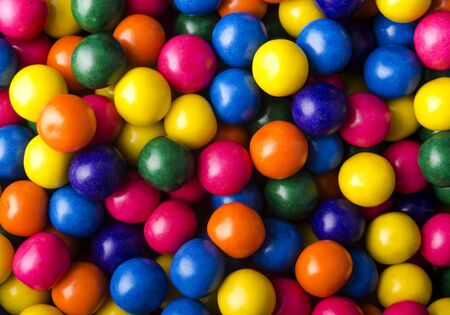
#> input picture bubblegum.jpg, 450 x 315 px
$ python actividad_8.py
#> lines starting #> are read from the running program, lines starting #| are printed output that depends on the picture
# -*- coding: utf-8 -*-
"""Actividad_8.ipynb

Automatically generated by Colaboratory.

Original file is located at
    https://colab.research.google.com/drive/1Fe4L2mc8Asn6MGAKa23xyuL3ZmOrh-Qb
"""

import numpy as np
import matplotlib.pyplot as plt
import matplotlib.image as mpimg
from sklearn.cluster import KMeans

img = mpimg.imread('bubblegum.jpg')
#> img is the input picture: shape (315, 450, 3); mean R, G, B 118.6, 74.8, 59.6

w, h, d = img.shape
#> w = 315; h = 450; d = 3

x = np.reshape(img,(w*h,d))

n = 4

model = KMeans(n_clusters=n)
model.fit(x)

y_pred = model.predict(x)

C = model.cluster_centers_
I = np.reshape(y_pred,(w,h))
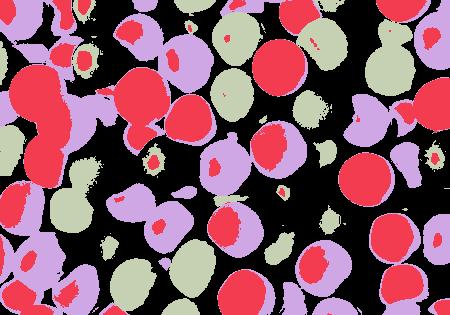
#> I: shape (315, 450) int32; 4 distinct labels, from 0 to 3; one colour per label, 0 black

#print(C)

img_out = np.zeros((w,h,d))

for i in range(w):
  for j in range(h):
    for k in range(d):
      img_out[i][j][k] = C[I[i][j]][k]
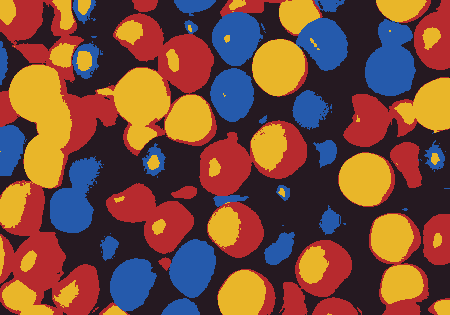
#> img_out: shape (315, 450, 3) float64; mean of channels 0, 1, 2 118.6, 74.8, 59.6; drawn as R, G, B

img_out = img_out.astype(int)

plt.figure()
plt.title('Imagen Original')
plt.imshow(img)
plt.show()

plt.figure
plt.title('Imagen Cuantizada')
plt.imshow(img_out)
plt.show()

$ run again, with flowers.jpg copied over bubblegum.jpg
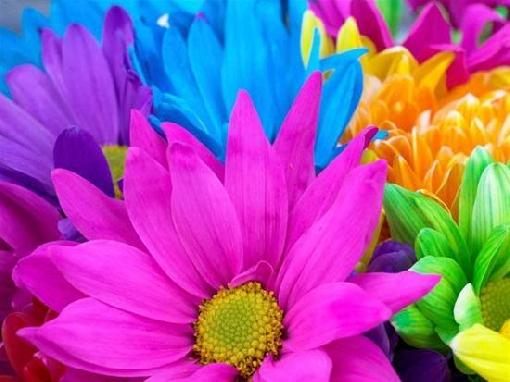
#> input picture flowers.jpg, 510 x 382 px
#> img is the input picture: shape (382, 510, 3); mean R, G, B 162.3, 85.9, 162.3
#> `I = np.reshape(y_pred,(w,h))`:
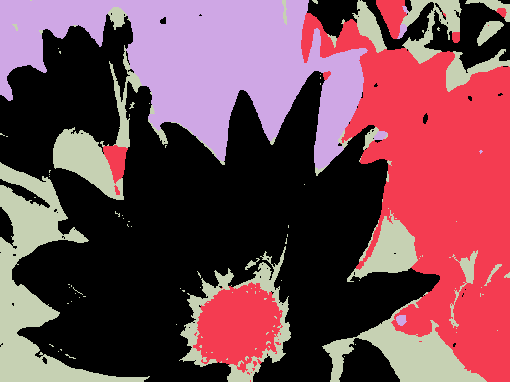
#> I: shape (382, 510) int32; 4 distinct labels, from 0 to 3; one colour per label, 0 black
#> after the loop `for i in range(w):`:
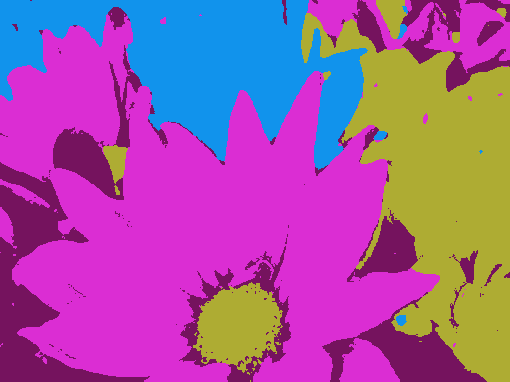
#> img_out: shape (382, 510, 3) float64; mean of channels 0, 1, 2 162.3, 85.9, 162.4; drawn as R, G, B

$ run again, with landscape.jpg copied over bubblegum.jpg
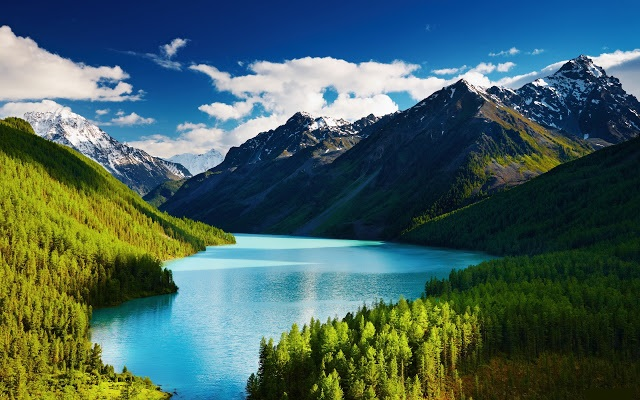
#> input picture landscape.jpg, 640 x 400 px
#> img is the input picture: shape (400, 640, 3); mean R, G, B 68.4, 97.4, 94.5
#> `I = np.reshape(y_pred,(w,h))`:
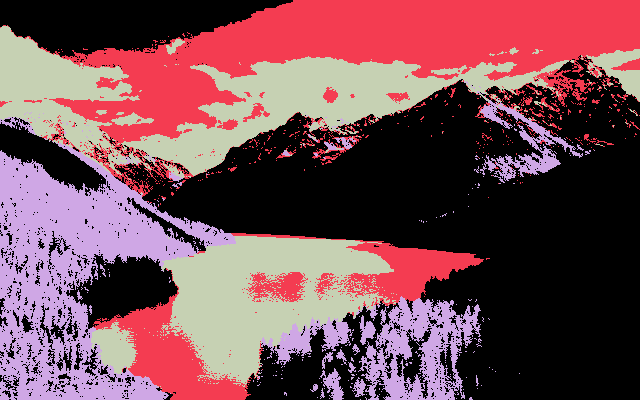
#> I: shape (400, 640) int32; 4 distinct labels, from 0 to 3; one colour per label, 0 black
#> after the loop `for i in range(w):`:
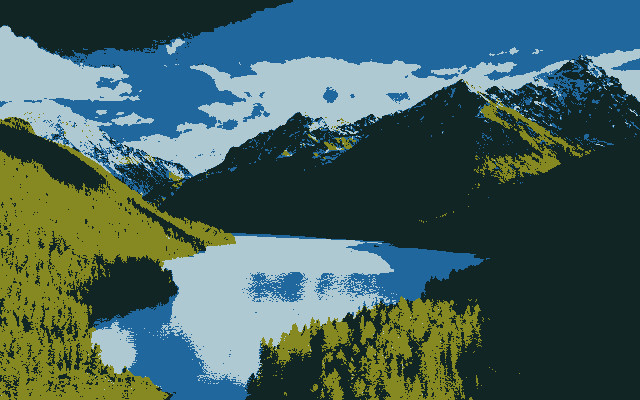
#> img_out: shape (400, 640, 3) float64; mean of channels 0, 1, 2 68.4, 97.4, 94.5; drawn as R, G, B
